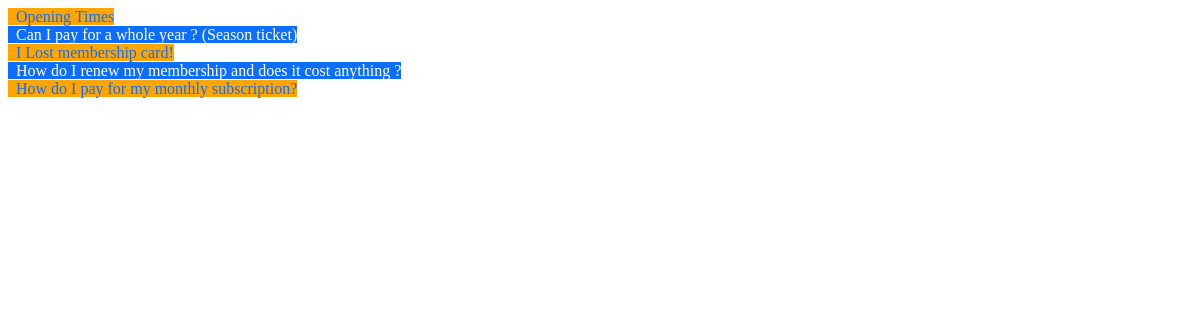
The app's page /toSearchForSPage.php with its own data.
### tables this page shows
CREATE TABLE `support_table` (
  `id` int(200) NOT NULL,
  `question` varchar(2000) NOT NULL,
  `answers` varchar(2000) NOT NULL
);

### toSearchForSPage.php (the view, shortened to what this page needs)
<!DOCTYPE html>
<html>
<head>
<link rel="stylesheet" href="support_page.css">
</head>
<body>
<?php
$ToSearch=$_GET['q'];
include('connection.php');
$getData = $con->prepare("SELECT * FROM support_table WHERE question LIKE '%$ToSearch%' ORDER BY id DESC LIMIT 5");
$getData->execute();
$getCount = $getData->rowCount();
$getData = $getData->fetchAll(PDO::FETCH_ASSOC);
    for($i=0; $i<$getCount ;$i++)
    {
      $res=$getData[$i]['question'];
      if($i % 2 ==0 )
      {
      ?>
      <a href="" target="_self" id="SearchedItem1"> &nbsp <?php echo $res ?></a></br>
      <?php
      }
      else
      {
        ?>
        <a href="" target="_self" id="SearchedItem2"> &nbsp <?php echo $res ?></a></br>
        <?php
      }
    }
?>
</body>
</html>

### support_page.css (style rules this page uses)
body { background-color: white; }
#SearchedItem1 { text-decoration: none; color: #0d6efd; background-color: orange }
#SearchedItem2 { text-decoration: none; color: white; background-color: #0d6efd }

### records on screen
support_table: question "Opening Times"
support_table: question "Can I pay for a whole year ? (Season ticket)"
support_table: question "I Lost membership card!"
support_table: question "How do I renew my membership and does it cost anything ?"
support_table: question "How do I pay for my monthly subscription?"
